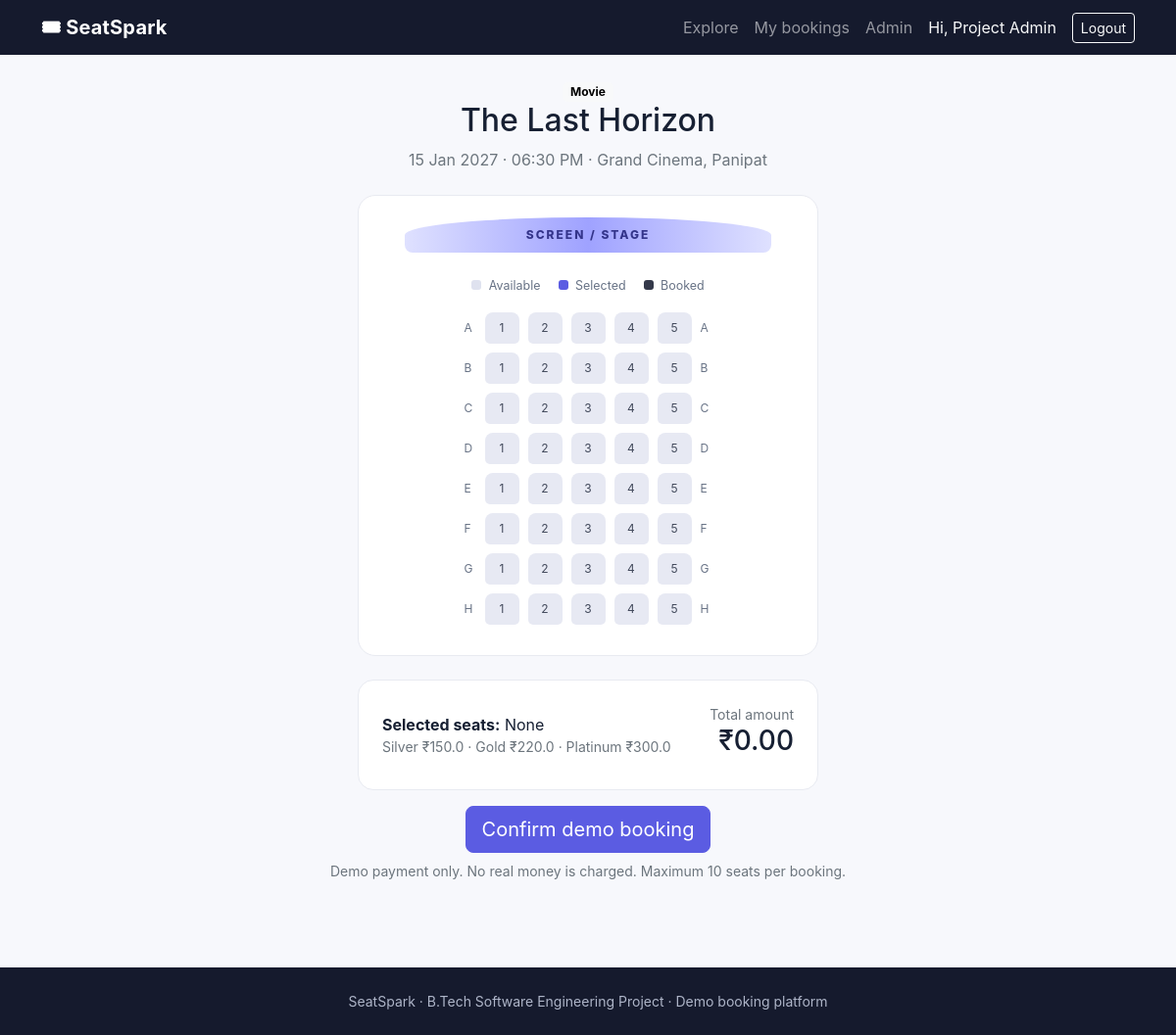
The app's page /show/1/seats (signed in) with its own data.
### app.py (models this page shows, shortened)
class User(db.Model):
    id = db.Column(db.Integer, primary_key=True)
    name = db.Column(db.String(100), nullable=False)
    email = db.Column(db.String(150), unique=True, nullable=False)
    password_hash = db.Column(db.String(255), nullable=False)
    role = db.Column(db.String(20), default="user", nullable=False)
    bookings = db.relationship("Booking", backref="user", lazy=True)

class Listing(db.Model):
    id = db.Column(db.Integer, primary_key=True)
    title = db.Column(db.String(150), nullable=False)
    description = db.Column(db.Text, default="")
    category = db.Column(db.String(20), nullable=False)  # Movie or Event
    image_url = db.Column(db.String(500), default="")
    venue = db.Column(db.String(150), nullable=False)
    shows = db.relationship("Show", backref="listing", cascade="all, delete-orphan", lazy=True)

class Show(db.Model):
    id = db.Column(db.Integer, primary_key=True)
    listing_id = db.Column(db.Integer, db.ForeignKey("listing.id"), nullable=False)
    show_date = db.Column(db.Date, nullable=False)
    show_time = db.Column(db.Time, nullable=False)
    seat_count = db.Column(db.Integer, default=40, nullable=False)
    silver_price = db.Column(db.Float, default=150, nullable=False)
    gold_price = db.Column(db.Float, default=220, nullable=False)
    platinum_price = db.Column(db.Float, default=300, nullable=False)
    bookings = db.relationship("Booking", backref="show", lazy=True)

### app.py (the view)
@app.route("/show/<int:show_id>/seats")
@login_required
def seats(show_id):
    show = db.get_or_404(Show, show_id)
    booked = {s.seat_label for s in BookedSeat.query.filter_by(show_id=show.id).all()}
    return render_template("seats.html", show=show, booked=booked)

### app.py (called while the page is built)
def login_required(fn):
    @wraps(fn)
    def wrapper(*args, **kwargs):
        if "user_id" not in session:
            flash("Please log in to continue.", "warning")
            return redirect(url_for("login"))
        return fn(*args, **kwargs)
    return wrapper

def current_user():
    if "user_id" in session:
        return db.session.get(User, session["user_id"])
    return None

@app.context_processor
def inject_user():
    return {"current_user": current_user()}

### templates/seats.html (shortened to what this page needs)
{% extends "base.html" %}{% block content %}
<div class="text-center mb-4"><span class="badge text-bg-light">{{ show.listing.category }}</span><h2>{{ show.listing.title }}</h2><p class="text-secondary">{{ show.show_date.strftime('%d %b %Y') }} · {{ show.show_time.strftime('%I:%M %p') }} · {{ show.listing.venue }}</p></div>
<form method="post" action="{{ url_for('book', show_id=show.id) }}" id="seat-form">
<div class="seat-layout mx-auto"><div class="screen">SCREEN / STAGE</div>
<div class="seat-legend"><span><i class="seat-dot available"></i> Available</span><span><i class="seat-dot selected"></i> Selected</span><span><i class="seat-dot booked"></i> Booked</span></div>
{% for row in "ABCDEFGH" %}<div class="seat-row"><span class="row-label">{{ row }}</span>{% for n in range(1,6) %}{% set seat = row ~ n %}
<label class="seat " title="{{ seat }}"><span>{{ n }}</span></label>
{% endfor %}<span class="row-label">{{ row }}</span></div>{% endfor %}
</div>
<div class="booking-summary mx-auto mt-4"><div><b>Selected seats:</b> <span id="selected-seats">None</span><div class="small text-secondary">Silver ₹{{ show.silver_price }} · Gold ₹{{ show.gold_price }} · Platinum ₹{{ show.platinum_price }}</div></div>
<div class="text-end"><div class="small text-secondary">Total amount</div><h3 id="total-price">₹0</h3></div></div>
<div class="text-center mt-3"><button class="btn btn-primary btn-lg" type="submit">Confirm demo booking</button></div>
<p class="text-center small text-secondary mt-2">Demo payment only. No real money is charged. Maximum 10 seats per booking.</p>
</form>{% endblock %}

### templates/base.html (shortened to what this page needs)
<!doctype html>
<html lang="en">
<head>
  <link href="https://cdn.jsdelivr.net/npm/bootstrap@5.3.3/dist/css/bootstrap.min.css" rel="stylesheet">
  <link rel="stylesheet" href="{{ url_for('static', filename='css/style.css') }}">
</head>
<body>
<nav class="navbar navbar-expand-lg navbar-dark topbar">
  <div class="container">
    <a class="navbar-brand fw-bold" href="{{ url_for('index') }}">🎟 SeatSpark</a>
    <div class="collapse navbar-collapse" id="nav">
      <div class="navbar-nav ms-auto align-items-lg-center">
        <a class="nav-link" href="{{ url_for('index') }}">Explore</a>
        {% if current_user %}
          <a class="nav-link" href="{{ url_for('my_bookings') }}">My bookings</a>
          {% if current_user.role == 'admin' %}<a class="nav-link" href="{{ url_for('admin_dashboard') }}">Admin</a>{% endif %}
          <span class="nav-link text-light small">Hi, {{ current_user.name }}</span>
          <a class="btn btn-sm btn-outline-light ms-lg-2" href="{{ url_for('logout') }}">Logout</a>
        {% else %}
          <a class="nav-link" href="{{ url_for('login') }}">Login</a>
          <a class="btn btn-sm btn-primary ms-lg-2" href="{{ url_for('register') }}">Create account</a>
        {% endif %}
      </div>
    </div>
  </div>
</nav>
<main class="container py-4">
  {% block content %}{% endblock %}
</main>
<footer class="footer py-4 mt-5"><div class="container text-center small">SeatSpark · B.Tech Software Engineering Project · Demo booking platform</div></footer>
</body></html>

### static/css/style.css (style rules this page uses)
:root { --ink:#172033;--muted:#687386;--primary:#5b5ce2;--line:#e8eaf1 }
body { background:#f7f8fc;color:var(--ink);font-family:Inter,system-ui,-apple-system,Segoe UI,sans-serif }
.topbar { background:#151a2d }
.navbar-brand { letter-spacing:.2px }
.btn-primary { background:var(--primary);border-color:var(--primary) }
.auth-card,.panel,.stat-card,.booking-summary { background:#fff;border:1px solid var(--line);border-radius:16px;padding:24px }
.footer { background:#151a2d;color:#aeb5c8 }
.seat-layout { max-width:470px;background:#fff;border:1px solid var(--line);border-radius:18px;padding:22px }
.screen { background:linear-gradient(90deg,#dfe1ff,#9fa2ff,#dfe1ff);color:#34358b;text-align:center;padding:9px;border-radius:50% 50% 8px 8px;margin:0 25px 25px;font-size:.75rem;font-weight:800;letter-spacing:2px }
.seat-legend { display:flex;justify-content:center;gap:18px;font-size:.78rem;color:var(--muted);margin-bottom:18px }
.seat-dot { display:inline-block;width:10px;height:10px;border-radius:3px;margin-right:4px }
.available { background:#dfe2ef }
.selected { background:var(--primary) }
.booked { background:#34394a }
.seat-row { display:flex;justify-content:center;align-items:center;gap:9px;margin:9px 0 }
.row-label { font-size:.75rem;color:var(--muted);width:12px }
.seat { width:35px;height:32px;border-radius:8px 8px 5px 5px;background:#e7e9f3;display:grid;place-items:center;font-size:.75rem;cursor:pointer;color:#42495b }
.booking-summary { max-width:470px;display:flex;justify-content:space-between;align-items:center }

### records on screen
User: name "Project Admin"
Listing: listing.category "Movie", listing "The Last Horizon", listing.venue "Grand Cinema, Panipat"
Show: show_date "15 Jan 2027", show_time "06:30 PM", silver_price "150.0", gold_price "220.0", platinum_price "300.0"

### other values on screen
{{ row }} "A" "B" "C" "D" "E" "F" "G" "H"
{{ n }} "1" "2" "3" "4" "5" "1" "2" "3" "4" "5" "1" "2" "3" "4" "5" "1" "2" "3" "4" "5" "1" "2" "3" "4" "5" "1" "2" "3" "4" "5" "1" "2" "3" "4" "5" "1" "2" "3" "4" "5"
